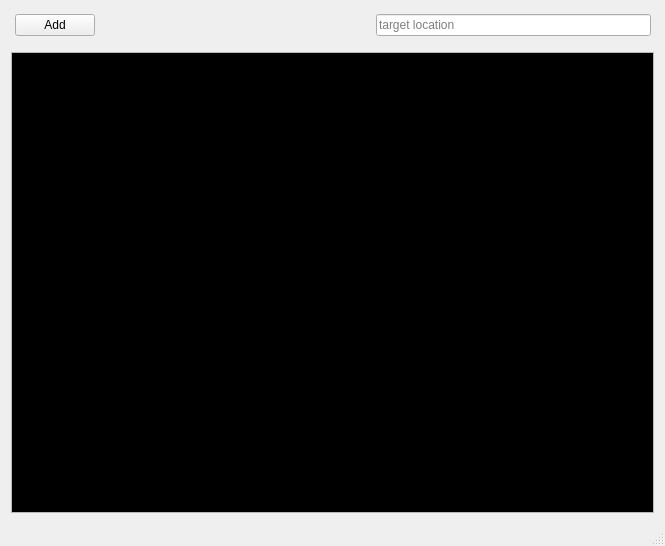
<?xml version="1.0" encoding="UTF-8"?>
<ui version="4.0">
 <class>TrayBuildClass</class>
 <widget class="QMainWindow" name="TrayBuildClass">
  <property name="geometry">
   <rect>
    <x>0</x>
    <y>0</y>
    <width>665</width>
    <height>546</height>
   </rect>
  </property>
  <property name="windowTitle">
   <string>TrayBuild</string>
  </property>
  <property name="styleSheet">
   <string notr="true"/>
  </property>
  <widget class="QWidget" name="centralWidget">
   <layout class="QVBoxLayout" name="verticalLayout_2">
    <item>
     <layout class="QVBoxLayout" name="EntityVerticalLayout">
      <property name="leftMargin">
       <number>1</number>
      </property>
      <property name="topMargin">
       <number>0</number>
      </property>
      <item>
       <layout class="QHBoxLayout" name="horizontalLayout_3">
        <property name="leftMargin">
         <number>3</number>
        </property>
        <property name="topMargin">
         <number>3</number>
        </property>
        <property name="rightMargin">
         <number>3</number>
        </property>
        <property name="bottomMargin">
         <number>10</number>
        </property>
        <item>
         <widget class="QPushButton" name="pushButtonAddEntity">
          <property name="text">
           <string>Add</string>
          </property>
         </widget>
        </item>
        <item>
         <spacer name="horizontalSpacer">
          <property name="orientation">
           <enum>Qt::Horizontal</enum>
          </property>
          <property name="sizeHint" stdset="0">
           <size>
            <width>40</width>
            <height>20</height>
           </size>
          </property>
         </spacer>
        </item>
        <item>
         <widget class="QLineEdit" name="targetEdit">
          <property name="placeholderText">
           <string>target location</string>
          </property>
         </widget>
        </item>
       </layout>
      </item>
     </layout>
    </item>
    <item>
     <layout class="QVBoxLayout" name="EntityLayout">
      <property name="spacing">
       <number>0</number>
      </property>
     </layout>
    </item>
    <item>
     <widget class="QTextBrowser" name="textBrowser">
      <property name="palette">
       <palette>
        <active>
         <colorrole role="Text">
          <brush brushstyle="SolidPattern">
           <color alpha="255">
            <red>0</red>
            <green>170</green>
            <blue>0</blue>
           </color>
          </brush>
         </colorrole>
         <colorrole role="Base">
          <brush brushstyle="SolidPattern">
           <color alpha="255">
            <red>0</red>
            <green>0</green>
            <blue>0</blue>
           </color>
          </brush>
         </colorrole>
        </active>
        <inactive>
         <colorrole role="Text">
          <brush brushstyle="SolidPattern">
           <color alpha="255">
            <red>0</red>
            <green>170</green>
            <blue>0</blue>
           </color>
          </brush>
         </colorrole>
         <colorrole role="Base">
          <brush brushstyle="SolidPattern">
           <color alpha="255">
            <red>0</red>
            <green>0</green>
            <blue>0</blue>
           </color>
          </brush>
         </colorrole>
        </inactive>
        <disabled>
         <colorrole role="Text">
          <brush brushstyle="SolidPattern">
           <color alpha="255">
            <red>120</red>
            <green>120</green>
            <blue>120</blue>
           </color>
          </brush>
         </colorrole>
         <colorrole role="Base">
          <brush brushstyle="SolidPattern">
           <color alpha="255">
            <red>240</red>
            <green>240</green>
            <blue>240</blue>
           </color>
          </brush>
         </colorrole>
        </disabled>
       </palette>
      </property>
      <property name="font">
       <font>
        <family>Consolas</family>
        <weight>75</weight>
        <bold>true</bold>
       </font>
      </property>
      <property name="html">
       <string>&lt;!DOCTYPE HTML PUBLIC &quot;-//W3C//DTD HTML 4.0//EN&quot; &quot;http://www.w3.org/TR/REC-html40/strict.dtd&quot;&gt;
&lt;html&gt;&lt;head&gt;&lt;meta name=&quot;qrichtext&quot; content=&quot;1&quot; /&gt;&lt;style type=&quot;text/css&quot;&gt;
p, li { white-space: pre-wrap; }
&lt;/style&gt;&lt;/head&gt;&lt;body style=&quot; font-family:'Consolas'; font-size:8.25pt; font-weight:600; font-style:normal;&quot;&gt;
&lt;p style=&quot;-qt-paragraph-type:empty; margin-top:0px; margin-bottom:0px; margin-left:0px; margin-right:0px; -qt-block-indent:0; text-indent:0px; font-size:8pt;&quot;&gt;&lt;br /&gt;&lt;/p&gt;&lt;/body&gt;&lt;/html&gt;</string>
      </property>
     </widget>
    </item>
   </layout>
  </widget>
  <widget class="QMenuBar" name="menuBar">
   <property name="enabled">
    <bool>false</bool>
   </property>
   <property name="geometry">
    <rect>
     <x>0</x>
     <y>0</y>
     <width>665</width>
     <height>21</height>
    </rect>
   </property>
  </widget>
  <widget class="QStatusBar" name="statusBar">
   <property name="enabled">
    <bool>true</bool>
   </property>
  </widget>
 </widget>
 <layoutdefault spacing="6" margin="11"/>
 <resources>
  <include location="traybuild.qrc"/>
 </resources>
 <connections/>
</ui>
